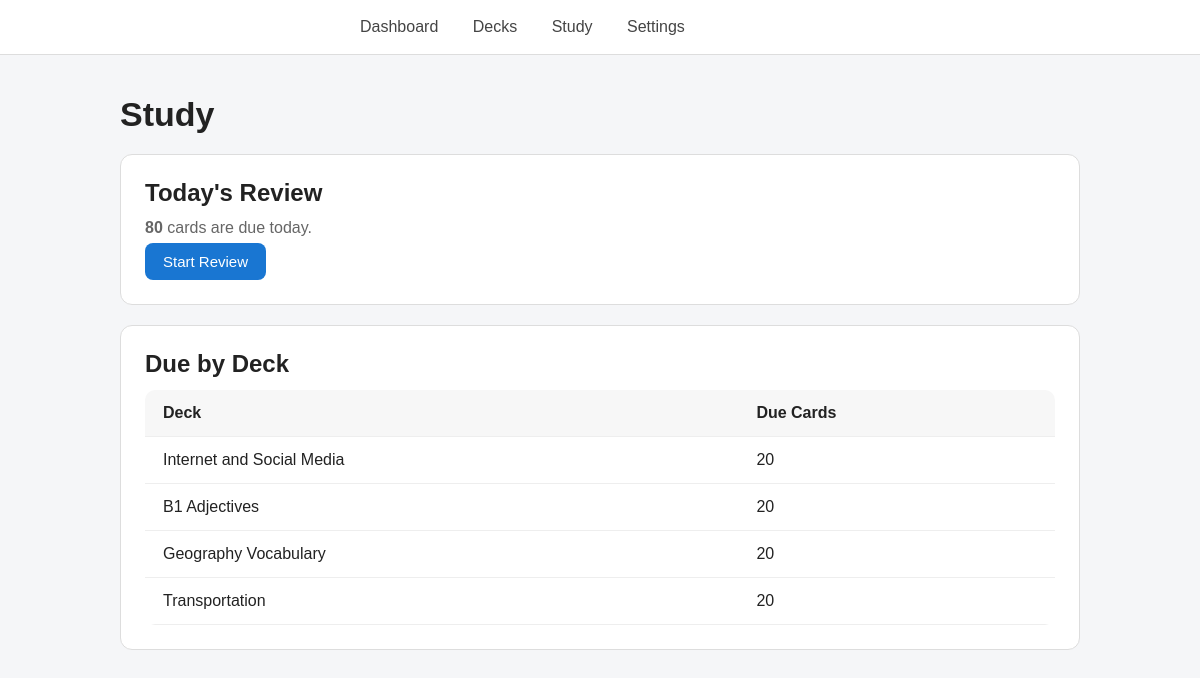
The app's page /study with its own data.
### tables this page shows
CREATE TABLE cards (
    id INTEGER PRIMARY KEY AUTOINCREMENT,
    deck_id INTEGER NOT NULL,

    english TEXT NOT NULL,
    vietnamese TEXT NOT NULL,

    ipa TEXT,
    part_of_speech TEXT,

    example TEXT,
    example_translation TEXT,

    notes TEXT,
    difficulty INTEGER DEFAULT 1,
    tags TEXT,

    ease_factor REAL DEFAULT 2.5,
    interval INTEGER DEFAULT 0,
    repetitions INTEGER DEFAULT 0,

    due_date DATE DEFAULT CURRENT_DATE,
    last_review DATE,

    reviews INTEGER DEFAULT 0,
    lapses INTEGER DEFAULT 0,

    FOREIGN KEY(deck_id) REFERENCES decks(id)
);

CREATE TABLE decks (
    id INTEGER PRIMARY KEY AUTOINCREMENT,
    name TEXT NOT NULL,
    description TEXT,
    created_at TIMESTAMP DEFAULT CURRENT_TIMESTAMP
);

### routes/study.py (the view)
@study.route("/study")
def study_home():
    cards = get_due_cards()
    deck_summary = {}
    for card in cards:
        deck = card["deck_name"]
        if deck not in deck_summary:
            deck_summary[deck] = 0
        deck_summary[deck] += 1
    return render_template(
        "study/index.html",
        due_count=len(cards),
        deck_summary=deck_summary
    )

### database/database.py (called while the page is built)
def get_db():
    print(os.path.abspath(DATABASE))
    conn = sqlite3.connect(DATABASE)
    conn.row_factory = sqlite3.Row
    return conn
    return conn

def query_db(query, args=(), one=False):
    conn = get_db()
    cur = conn.execute(query, args)
    rows = cur.fetchall()
    conn.close()
    return (rows[0] if rows else None) if one else rows

### services/study_service.py (called while the page is built)
def get_due_cards():
    cards = query_db("""
        SELECT
            cards.*,
            decks.name AS deck_name
        FROM cards
        JOIN decks
            ON cards.deck_id = decks.id
        WHERE due_date <= DATE('now')
        ORDER BY due_date, english
    """)
    print(cards)
    print(len(cards))
    return cards

### templates/study/index.html
{% extends "base.html" %}
{% block content %}
<h1>Study</h1>
<div class="card">
    <h2>Today's Review</h2>
    <p>
        <strong>{{ due_count }}</strong> cards are due today.
    </p>
    {% if due_count > 0 %}
        <a href="{{ url_for('study.review') }}"
           class="btn">
            Start Review
        </a>
    {% else %}
        <p>You're all caught up!</p>
    {% endif %}
</div>
{% if deck_summary %}
<div class="card">
    <h2>Due by Deck</h2>
    <table>
        <tr>
            <th>Deck</th>
            <th>Due Cards</th>
        </tr>
        {% for deck, count in deck_summary.items() %}
        <tr>
            <td>{{ deck }}</td>
            <td>{{ count }}</td>
        </tr>
        {% endfor %}
    </table>
</div>
{% endif %}
{% endblock %}

### static/css/style.css (style rules this page uses)
* { margin:0; padding:0; box-sizing:border-box; }
body { font-family:Arial, Helvetica, sans-serif; background:#f5f6f8; color:#222; }
h1 { font-size:34px; margin-bottom:20px; }
h2 { margin-bottom:12px; }
.card { background:white; border:1px solid #ddd; border-radius:12px; padding:24px; margin-bottom:20px; transition:0.2s; }
.card p { color:#666; margin-bottom:6px; }
button, .btn { display:inline-block; background:#1976d2; color:white; padding:10px 18px; border:none; border-radius:8px; cursor:pointer; text-decoration:none; font-size:15px; transition:0.2s; }
table { width:100%; border-collapse:collapse; background:white; border-radius:10px; overflow:hidden; }
th { background:#f7f7f7; text-align:left; }
th, td { padding:14px 18px; border-bottom:1px solid #eee; }

### records on screen
cards: name "Internet and Social Media", count "20"
cards: name "B1 Adjectives", count "20"
cards: name "Geography Vocabulary", count "20"
cards: name "Transportation", count "20"

### other values on screen
{{ due_count }} "80"
